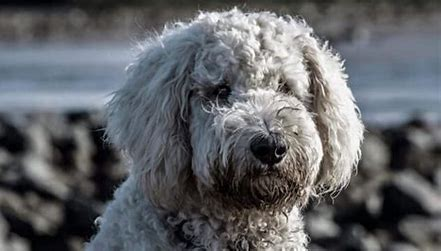
#> input picture Counting and Img-Processing/Dog.jpeg, 441 x 251 px
$ python Count_img_obj.py
#> lines starting #> are read from the running program, lines starting #| are printed output that depends on the picture; after the words box and inside, x2 and y2 are one past the last pixel; in counts of white or black regions, pixels touching at a corner belong together
import cv2
import numpy as np

# Specify the path to your image
image_path = "Dog.jpeg"

# Load the image
image = cv2.imread(image_path)
#> image is the input picture: shape (251, 441, 3); mean B, G, R 102.8, 99.2, 97.1

if image is None:
    print("Error: Could not load the image. Please check the path.")
else:
    # Convert the image to grayscale
    gray = cv2.cvtColor(image, cv2.COLOR_BGR2GRAY)
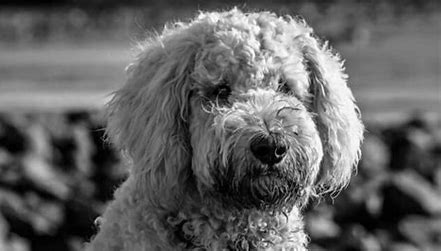
#> gray: shape (251, 441); min 0, max 255, mean 99

    # Apply a threshold to create a binary image
    _, binary_image = cv2.threshold(gray, 115, 255, cv2.THRESH_BINARY)
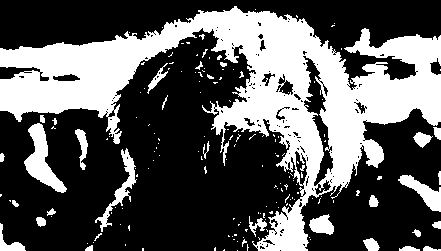
#> binary_image: shape (251, 441); 35.2% white; 169 white regions (139 under 20 px)

    # Find contours in the binary image
    contours, _ = cv2.findContours(binary_image, cv2.RETR_EXTERNAL, cv2.CHAIN_APPROX_SIMPLE)
#> contours = 160 contours, 137 with area under 20; largest, box (x1, y1, x2, y2) and area: (0, 6, 441, 251) 34782, (24, 123, 67, 193) 1102, (398, 175, 441, 212) 566, (95, 148, 137, 232) 552, (309, 214, 334, 235) 314

    # Initialize a count for objects
    object_count = 0

    # Loop through detected contours and count them
    for contour in contours:
        object_count += 1
#> this loop made 160 passes
#> contour on passes 1 to 3: [[237, 250]], [[224, 249], [223, 250], [224, 250]], [[142, 248], [142, 250], [143, 250], [143, 248]]
#> after the loop, object_count = 160

    # Print the count of objects
    print(f"Number of objects in the image: {object_count}")
#| Number of objects in the image: 160

    # Draw the contours on the original image (optional)
    cv2.drawContours(image, contours, -1, (0, 255, 0), 2)
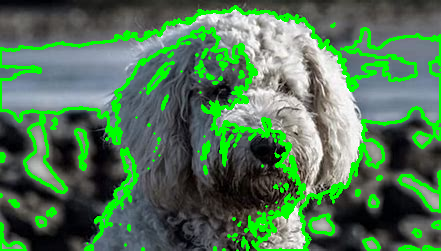
#> image: shape (251, 441, 3); 14.46% of pixels changed, all inside (x1, y1, x2, y2) = (0, 5, 441, 251)

    # Display the image with the contours
cv2.imshow('Counted Objects', image)
cv2.waitKey(0)
cv2.destroyAllWindows()
